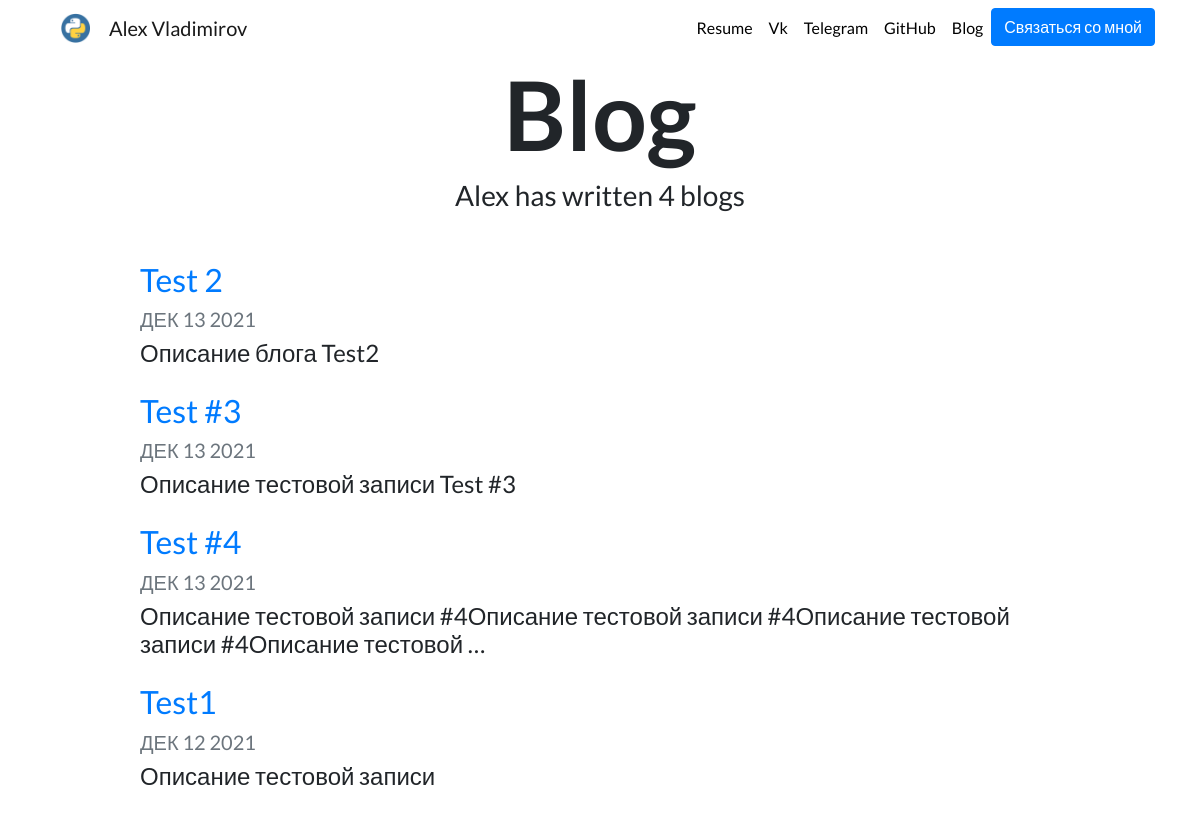
Before: /blog/ with the older database file.
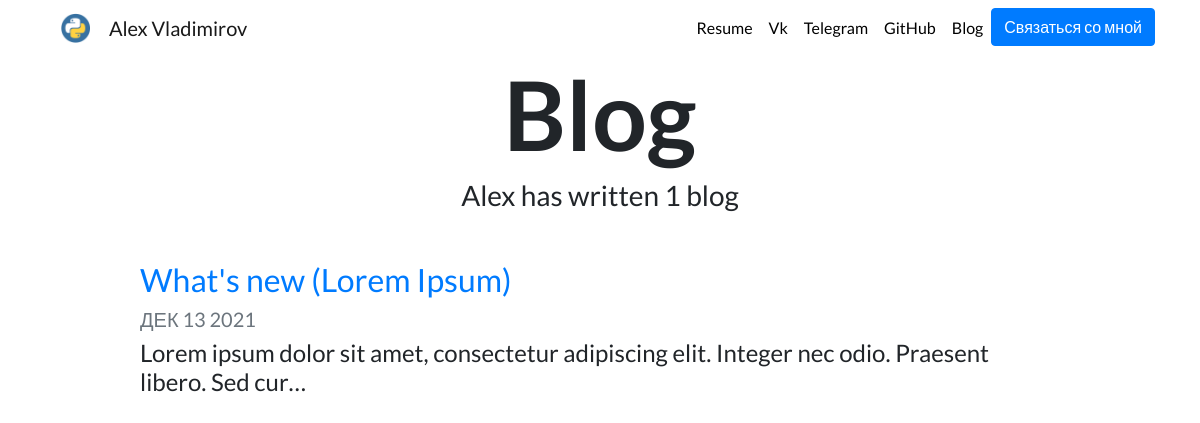
After: the same page with the newer database file.
### blog/models.py (models this page shows, shortened)
class Blog(models.Model):
    title = models.CharField(max_length=200)
    description = models.TextField(default=None)
    date = models.DateField(default=datetime.now)

### blog/views.py (the view)
# urls.py: path('', views.all_blogs, name='all_blogs'),
def all_blogs(request):
    blog = Blog.objects.order_by('-date')
    return render(request, 'blog/blog_home.html', {'blog':blog})

### blog/templates/blog/blog_home.html
{% extends 'portfolio/base.html' %}
{% load static %}
{% block content %}
<h1 id="blogtitle" class="font-weight-bold text-center">Blog</h1>
<h3 class="text-center mb-5">Alex has written {{ blog.count }} blog{{ blog.count|pluralize }}</h3>
{% for post in blog %}
    <div class="row justify-content-center my-3">
        <div class="col-md-10">
            <a href="{% url 'blog:detail' post.id %}">
                <h2>{{ post.title }}</h2>
            </a>
        <h5 class="text-muted">{{ post.date|date:'M d Y'|upper }}</h5>
        <h4>{{ post.description|striptags|truncatechars:100 }}</h4>
    </div>
</div>
{% endfor %}
{% endblock %}

### portfolio/templates/portfolio/base.html (shortened to what this page needs)
{% load static %}
<!doctype html>
<html lang="en">
<head>
    <link rel="stylesheet" href="https://stackpath.bootstrapcdn.com/bootstrap/4.4.1/css/bootstrap.min.css"
>
    <link rel="stylesheet" href="{% static "portfolio/custom.css" %}">
</head>
<body>
<nav id="topNav" class="navbar navbar-expand-md navbar-light">
    <div class="container">
        <a class="navbar-brand" href="{% url 'home' %}">
            <img src="{% static "portfolio/python-acc9c68ff62d73618344379ce3e645c9.png" %}" width="60" height="30"
                 class="d-inline-block align-top" alt="Alex's Logo">
            <span>Alex Vladimirov</span>
        </a>
        <div class="collapse navbar-collapse text-center" id="navbarNav">
            <ul class="navbar-nav ml-auto">
                <li class="nav-item">
                    <a class="nav-link" href="{% static "portfolio/resume.pdf" %}" target="_blank">Resume</a>
                </li>
                <li class="nav-item">
                    <a class="nav-link" href="https://vk.com/id11977958" target="_blank">Vk</a>
                </li>
                <li class="nav-item">
                    <a class="nav-link" href="https://t.me/Alex_Vl92" target="_blank">Telegram</a>
                </li>
                <li class="nav-item">
                    <a class="nav-link" href="https://github.com/Alex-V92" target="_blank">GitHub</a>
                </li>
                <li class="nav-item">
                    <a class="nav-link" href="{% url 'blog:all_blogs' %}">Blog</a>
                </li>
                <li>
                    <a role="button" href="{% url 'contact' %}" class="btn btn-primary">Связаться со мной</a>
                </li>
            </ul>
        </div>
    </div>
</nav>
<div class="container">
    {% block content %}{% endblock %}
</div>
</body>
</html>

### portfolio/static/portfolio/custom.css (style rules this page uses)
.navbar-nav .nav-link { color: rgba(0, 0, 0, 1) !important; }
body { font-family: 'Lato', sans-serif; }
#blogtitle { font-size: 6rem; }

Changed rows visible on the page:
removed Blog: title "Test 2", date "ДЕК 13 2021", description "Описание блога Test2"
removed Blog: title "Test #3", date "ДЕК 13 2021", description "Описание тестовой записи Test #3"
removed Blog: title "Test #4", date "ДЕК 13 2021", description "Описание тестовой записи #4Описание тестовой записи #4Описание тестовой записи #4Описание тестовой …"
removed Blog: title "Test1", date "ДЕК 12 2021", description "Описание тестовой записи"
added Blog: title "What's new (Lorem Ipsum)", date "ДЕК 13 2021", description "Lorem ipsum dolor sit amet, consectetur adipiscing elit. Integer nec odio. Praesent libero. Sed cur…"
Other visible differences:
{{ blog.count }}: "4" → "1"
